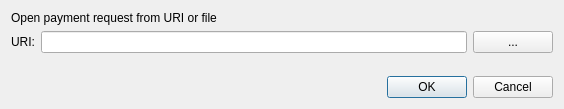
<?xml version="1.0" encoding="UTF-8"?>
<ui version="4.0">
 <class>OpenURIDialog</class>
 <widget class="QDialog" name="OpenURIDialog">
  <property name="geometry">
   <rect>
    <x>0</x>
    <y>0</y>
    <width>564</width>
    <height>109</height>
   </rect>
  </property>
  <property name="windowTitle">
   <string>Open URI</string>
  </property>
  <layout class="QVBoxLayout" name="verticalLayout">
   <item>
    <widget class="QLabel" name="label_2">
     <property name="text">
      <string>Open payment request from URI or file</string>
     </property>
    </widget>
   </item>
   <item>
    <layout class="QHBoxLayout" name="horizontalLayout">
     <item>
      <widget class="QLabel" name="label">
       <property name="text">
        <string>URI:</string>
       </property>
      </widget>
     </item>
     <item>
      <widget class="QValidatedLineEdit" name="uriEdit"/>
     </item>
     <item>
      <widget class="QPushButton" name="selectFileButton">
       <property name="toolTip">
        <string>Select payment request file</string>
       </property>
       <property name="text">
        <string notr="true">...</string>
       </property>
       <property name="autoDefault">
        <bool>false</bool>
       </property>
      </widget>
     </item>
    </layout>
   </item>
   <item>
    <spacer name="verticalSpacer">
     <property name="orientation">
      <enum>Qt::Vertical</enum>
     </property>
     <property name="sizeHint" stdset="0">
      <size>
       <width>20</width>
       <height>40</height>
      </size>
     </property>
    </spacer>
   </item>
   <item>
    <widget class="QDialogButtonBox" name="buttonBox">
     <property name="orientation">
      <enum>Qt::Horizontal</enum>
     </property>
     <property name="standardButtons">
      <set>QDialogButtonBox::Cancel|QDialogButtonBox::Ok</set>
     </property>
    </widget>
   </item>
  </layout>
 </widget>
 <customwidgets>
  <customwidget>
   <class>QValidatedLineEdit</class>
   <extends>QLineEdit</extends>
   <header>qvalidatedlineedit.h</header>
  </customwidget>
 </customwidgets>
 <resources/>
 <connections>
  <connection>
   <sender>buttonBox</sender>
   <signal>accepted()</signal>
   <receiver>OpenURIDialog</receiver>
   <slot>accept()</slot>
   <hints>
    <hint type="sourcelabel">
     <x>248</x>
     <y>254</y>
    </hint>
    <hint type="destinationlabel">
     <x>157</x>
     <y>274</y>
    </hint>
   </hints>
  </connection>
  <connection>
   <sender>buttonBox</sender>
   <signal>rejected()</signal>
   <receiver>OpenURIDialog</receiver>
   <slot>reject()</slot>
   <hints>
    <hint type="sourcelabel">
     <x>316</x>
     <y>260</y>
    </hint>
    <hint type="destinationlabel">
     <x>286</x>
     <y>274</y>
    </hint>
   </hints>
  </connection>
 </connections>
</ui>
